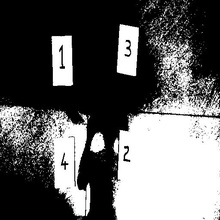
%> input picture Final_Project/testimage.jpg, 220 x 220 px, shrunk from 512 x 512 before the run
$ octave paper2.m   (GNU Octave 9; MATLAB toolbox functions it lacks are replaced by stand-ins)
%> lines starting %> are read from the running program, lines starting %| are printed output that depends on the picture; in (x1, y1, x2, y2) boxes, pixels count from 0 and x2, y2 are one past the last pixel; in counts of white or black regions, pixels touching at a corner belong together; the program's own positions count from 1
clc;
close all;
clear all;
Y=imread('testimage.jpg');
%> Y is the input picture: size 220x220 uint8; min 0, max 255, mean 99
figure;
imshow(Y);
title('Original image');
I=Y;
level = graythresh(I);
%> level = 0.49
Ibin = im2bw(I,level);
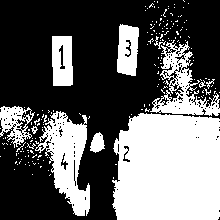
%> Ibin: size 220x220 logical; 38.5% white; 180 white regions (169 under 20 px), largest, box (x1, y1, x2, y2) and area: (112, 113, 220, 220) 10584, (35, 111, 90, 216) 2795, (150, 40, 220, 116) 1908
meanI=mean2(I)
%> meanI = 98.97
stdI=std2(I)
%> stdI = 89.25

h=[1 2 1;0 0 0;-1 -2 -1];
v=[1 0 -1;2 0 -2;1 0 -1];
Ih=conv2(I,h);
Iv=conv2(I,v);
[m n]=size(I);
%> m = 220; n = 220
temp=0;
for i=1:m
    for j=1:n
        x=Ih(i,j)^2+Iv(i,j)^2;
        temp=temp+x;
        G(i,j)=sqrt(x);
    end
end
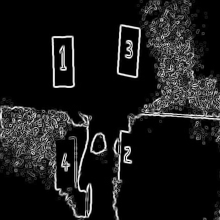
%> G: size 220x220 double; min 0, max 1085.3, mean 109.2; drawn with min black and max white
%> after the loop, temp = 2719908630
H=zeros(m,n);
th=sqrt((4*temp)/(m*n));
%> th = 474.1
th1=th/max(max(G));
%> th1 = 0.437
max_G=max(max(G));
%> max_G = 1085.3
for i=1:m
    for j=1:n
if ((G(i,j)/max_G)>=th1 &&(G(i,j)>=th));
    E(i,j)=1;
else
    E(i,j)=0;
end
    end
end
%> E: size 220x220 double; values 0 (black) and 1 (white), 7.9% white in thin lines or dots

% figure;
% imshow(E);
% title('Edge image');

 k=0;l=0;
 q=20;
 w=q;
 h=q;
 F=zeros(m,n);

for l=0:q:n-q-1
    for k=0:q:m-q-1

        sum=0;
 for i=k+1:k+w
     for j=l+1:l+h

         if (G(i,j)-th1)>=0
             Th1=1;
         else
             Th1=0;
         end

         if (E(i,j)-1)>=0
             Th2=1;
         else
             Th2=0;
         end

         F1=(Th1*Th2);
                 sum=sum+(G(i,j)*F1);
                 sum=sum/(w*h);
                 F(i,j)=sum;
     end
     end

 end
 end
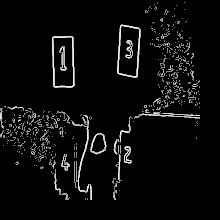
%> F: size 220x220 double; min 0, max 2.72, mean 0.125; drawn with min black and max white
%> after the loop, Th1 = 0; Th2 = 0
%  figure;
%  imshow(F);

meanF=mean2(F)
%> meanF = 0.125
stdF=std2(F)
%> stdF = 0.467

%k value changes for images between 0 to 1
  %K=0.1 ;
   F_max=max(max(F))
%> F_max = 2.72
   F_min=min(min(F))
%> F_min = 0
   %th3=K*(F_max-F_min)
g1=[-1 1];
g2=g1';
g1F=conv2(E,g1);
g2F=conv2(E,g2);
sumT=0;
sumS=0;
for i=1:m
    for j=1:n
       S(i,j)=min(g1F(i,j),g2F(i,j));
       sumS=sumS+S(i,j);
       sumT=sumT+(F(i,j)*S(i,j));
    end
end
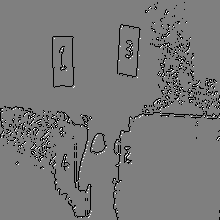
%> S: size 220x220 double; min -1, max 1, mean -0.0469; drawn with min black and max white
%> after the loop, sumS = -2272; sumT = -4044
T=sumT/sumS;
%> T = 1.78
if(stdF>0.25)
    th2=T+0.1
%> th2 = 1.88
elseif(stdF>0.15 && stdF<0.25)
    th2=T-0.25
else
    th2=T-0.3
end

Final=zeros(m,n);

           for i=1:m
                 for j=1:n
        if (F(i,j)>th2)
            Final(i,j)=1;
                 else
            Final(i,j)=0;
        end
            end
           end
%> Final: size 220x220 double; values 0 (black) and 1 (white), 2.5% white in thin lines or dots, all inside (x1, y1, x2, y2) = (0, 20, 200, 200)
             figure;
 imshow(Final);
 title('Removing non text regions using adaptive threshold value');

H=zeros(m,n);
for i=2:m-1
    for j=2:n-1
       X=[Final(i,j)-2 Final(i-1,j+1)-2 Final(i-1,j)-3 Final(i,j-1)];
       H(i,j)=min(X);
    end
end

for i=2:m-1
    for j=2:n-1
       X=[H(i,j)+2 H(i+1,j+1)+2 H(i+1,j)+3 H(i,j+1)];
       M(i,j)=max(X);
    end
end

figure;
imshow(M);
title('Image after dilation and erotion');


morp=bwmorph(M,'close');
%> morp: size 219x219 logical; 4% white in thin lines or dots
morp1=bwmorph(morp,'clean');
%> morp1: size 219x219 logical; 3.9% white in thin lines or dots
 Hline=[1 1];
 morp2=imdilate(morp1,Hline);
%> morp2: size 219x219 logical; 5.2% white in thin lines or dots
 Vline=[1;1];
 morp3=imdilate(morp2,Vline);
%> morp3: size 219x219 logical; 6.1% white; 43 white regions (20 under 20 px), largest, box (x1, y1, x2, y2) and area: (0, 0, 219, 219) 437, (52, 36, 76, 89) 365, (117, 25, 142, 79) 344
H=bwareaopen(morp3,10);
%> H: size 219x219 logical; 5.9% white; 32 white regions (9 under 20 px)
figure;
imshow(H);
title('Removing very small objects');

L=bwlabel(H);
%> L: size 219x219 double; 33 distinct labels, from 0 to 32
   Regions=regionprops(L,'all');
%> Regions = 32 regions; largest, box (x1, y1, x2, y2), Area, Centroid, MajorAxisLength, MinorAxisLength and Eccentricity: (0, 0, 219, 219) 437 [164.4 164.4] 356.8 178.4 0.866, (52, 36, 76, 89) 365 [64.3 62.2] 71.95 35.74 0.868, (117, 25, 142, 79) 344 [130.1 52.7] 70.8 35.02 0.869
  MaxArea=0;
  total_area=0;
  for r=1:length(Regions)
      Area=Regions(r).Area;
      total_area=total_area+Area;
      if(MaxArea<Area)
          MaxArea=Area;
     end
  end
%> this loop made 32 passes
%> (Area, total_area, MaxArea) on passes 1 to 2: (42, 42, 42), (437, 479, 437)
%> (Area, total_area) on passes 3, 6, 8, 9, 10, 12: (32, 511), (365, 902), (29, 941), (53, 994), (115, 1109), (90, 1211)
  avg_area=total_area/length(Regions);
%> avg_area = 88.59
 disp(MaxArea);
%| 437
 disp(total_area);
%| 2835
 disp(avg_area);
%| 88.594
 allarea=[Regions.Area];
%> allarea = 32 values, max 437 at index 2, min 10 at index 7, mean 88.59
 idx = find(([Regions.Area]<(8*avg_area)&([Regions.Area] >(avg_area/8))));
%> idx = 30 values from 1 to 32
 NImage = ismember(L,idx);
%> NImage: size 219x219 logical; 5.9% white; 30 white regions (7 under 20 px)

figure;
imshow(NImage);
title('removing large areas and small areas');

Z=zeros(size(NImage));
B=bwlabel(NImage);
%> B: size 219x219 double; 31 distinct labels, from 0 to 30
S=regionprops(B,'all');
%> S = 30 regions; largest, box (x1, y1, x2, y2), Area, Centroid, MajorAxisLength, MinorAxisLength and Eccentricity: (0, 0, 219, 219) 437 [164.4 164.4] 356.8 178.4 0.866, (52, 36, 76, 89) 365 [64.3 62.2] 71.95 35.74 0.868, (117, 25, 142, 79) 344 [130.1 52.7] 70.8 35.02 0.869
 BB=[S.BoundingBox];
%> BB = 120 values, max 219 at index 7, min 0.5 at index 1, mean 59.8
 for i=1:length(S)
     width(i)=BB((i*4)-1);
     height(i)=BB(i*4);
 end
%> this loop made 30 passes
%> after the loop, height = 30 values, max 219 at index 2, min 3 at index 3, mean 23.57; width = 30 values, max 219 at index 2, min 2 at index 29, mean 16.9


 sumH=0;
 sumV=0;


 for i=1:length(S)
     sumH=sumH+height(i);
     sumV=sumV+width(i);
 end
%> this loop made 30 passes
%> (sumH, sumV) on passes 1 to 12: (14, 3), (233, 222), (236, 237), (241, 241), (245, 245), (298, 269), (307, 274), (328, 281), (353, 289), (357, 293), (374, 303), (382, 309)

  avgH=sumH/length(S);
%> avgH = 23.57
  avgV=sumV/length(S);
%> avgV = 16.9
 for i=1:length(S)
 if (height(i)>(0.9*avgH))&&(height(i)<(4*avgH))
 x=S(i).PixelList(:,1);
 y=S(i).PixelList(:,2);
 Z(y,x)=NImage(y,x);
 end
 end
%> Z: size 219x219 double; values 0 (black) and 1 (white), 3.3% white; 10 white regions (1 under 20 px), largest, box (x1, y1, x2, y2) and area: (52, 36, 76, 89) 365, (117, 25, 142, 79) 344, (78, 126, 93, 201) 262
%> after the loop, x = 57 values from 119 to 121; y = 57 values, max 181 at index 13, min 156 at index 14, mean 168.7

 for i=1:length(S)
 if (width(i)>(0.9*avgV))&&(width(i)<(4*avgV))
 x=S(i).PixelList(:,1);
 y=S(i).PixelList(:,2);
 Z(y,x)=NImage(y,x);
 end
end
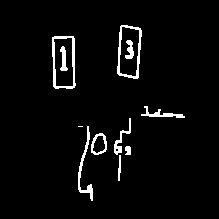
%> Z: size 219x219 double; values 0 (black) and 1 (white), 3.7% white; 11 white regions (1 under 20 px), largest, box (x1, y1, x2, y2) and area: (52, 36, 76, 89) 365, (117, 25, 142, 79) 344, (78, 126, 93, 201) 262
%> after the loop, x = 174 values from 142 to 185; y = 174 values, max 118 at index 146, min 107 at index 7, mean 114.8


 figure;
 imshow(Z);
 title('Removing long lines');

  for i=1:length(S)
  if ((width(i)/height(i)>0.1)&&(width(i)/height(i)<2.2))
 x=S(i).PixelList(:,1);
 y=S(i).PixelList(:,2);
 P(y,x)=Z(y,x);
 end
 end
%> this loop made 30 passes
%> (x, y) on passes 5, 10, 26, 29: ([34; 34; 35; 35; 36; 36; 36; 36; 37; 37; 37; 37], [115; 116; 115; 116; 115; 116; 117; 118; 115; 116; 117; 118]), ([61; 61; 61; 61; 62; 62; 62; 62; 63; 63; 64; 64], [132; 133; 134; 135; 132; 133; 134; 135; 134; 135; 134; 135]), ([162; 162; 162; 163; 163; 163; 164; 164; 164; 165; 165; 165], [37; 38; 39; 37; 38; 39; 37; 38; 39; 37; 38; 39]), ([193; 193; 193; 193; 193; 193; 194; 194; 194; 194; 194; 194], [72; 73; 74; 75; 76; 77; 72; 73; 74; 75; 76; 77])
%> x on pass 4: [19; 19; 20; 20; 20; 20; 20; 21; 21; 21; 21; 21; 22; 22]
%> after the loop, x = 24 values from 194 to 199; y = 24 values, max 90 at index 6, min 85 at index 1, mean 87
%  figure;
% imshow(P);


newim=P;
title('Final edge of the text');
for i=x+1:m
    for j=y+1:n
        newim(i,j)=0;
    end
end
%> this loop made 26 passes
%> newim: size 220x220 double; values 0 (black) and 1 (white), 3.6% white; 11 white regions (1 under 20 px)

 [Ilabel num] = bwlabel(newim);
%> Ilabel: size 220x220 double; 12 distinct labels, from 0 to 11
%> num = 11
 disp(num);
%| 11
 Iprops = regionprops(Ilabel,'all');
%> Iprops = 11 regions; largest, box (x1, y1, x2, y2), Area, Centroid, MajorAxisLength, MinorAxisLength and Eccentricity: (52, 36, 76, 89) 365 [64.3 62.2] 71.95 35.74 0.868, (117, 25, 142, 79) 344 [130.1 52.7] 70.8 35.02 0.869, (78, 126, 93, 194) 243 [85.3 167.9] 83.88 16.44 0.981
Mask=zeros(m,n);
for i=1:num
 x=Iprops(i).PixelList(:,1);
 y=Iprops(i).PixelList(:,2);
 Mask(y,x)=1;
end
%> this loop made 11 passes
%> (x, y) on pass 3: ([79; 80; 81; 82; 83], [127; 127; 127; 127; 127])
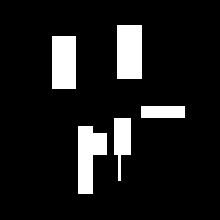
%> Mask: size 220x220 double; values 0 (black) and 1 (white), 10.7% white; 5 white regions, box (x1, y1, x2, y2) and area: (117, 25, 142, 79) 1350, (78, 126, 107, 194) 1328, (52, 36, 76, 89) 1272, (114, 118, 131, 181) 707, (141, 106, 185, 118) 528
p=Iprops(1).Centroid;
%> p = [64.25 62.17]
q=round(p);
%> q = [64 62]
if(Ibin(q(1),q(2))==1)
 FinalImage=immultiply(Mask,Ibin);
 figure;
 imshow(FinalImage);
else
    FinalImage=immultiply(Mask,~Ibin);
%> FinalImage: size 220x220 double; values 0 (black) and 1 (white), 4.1% white; 17 white regions (8 under 20 px), largest, box (x1, y1, x2, y2) and area: (78, 126, 107, 194) 798, (117, 25, 142, 79) 347, (52, 36, 76, 89) 273
 figure;
 imshow(FinalImage);
end
se=[0 1 0;1 1 1;0 1 0];
Result=imerode(FinalImage,se);
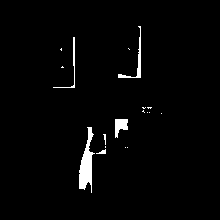
%> Result: size 220x220 double; values 0 (black) and 1 (white), 2.2% white; 18 white regions (13 under 20 px), largest, box (x1, y1, x2, y2) and area: (79, 127, 95, 193) 521, (118, 26, 141, 78) 177, (115, 119, 128, 138) 163, (53, 37, 75, 88) 105, (96, 149, 106, 154) 27
figure;
imshow(Result);
title('Extracted text regions');
%d = {'img70','meanF','stdF','F_max','K','th3','th2';1 meanF stdF F_max K th3 th2};
%xlswrite('testdata.xls', d, 1, 'A51')
%xlswrite('testdata.xls',[meanF stdF K th3 th2]);
